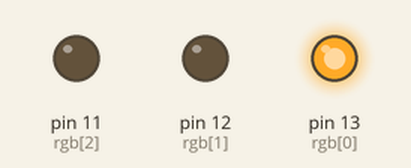
A sketch run on a simulated Arduino Uno, built with avr-gcc and run on an emulated ATmega328P. On the bench: output pins drawn as LEDs (lit = HIGH).

Above: at 0.5 s.
At 2.5 s:
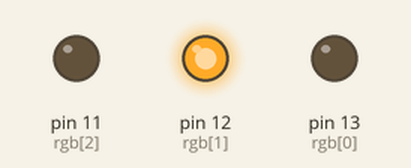
At 4.5 s:
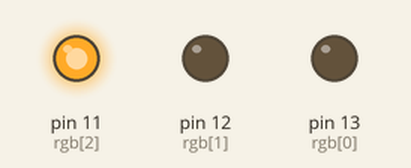
At 5.5 s:
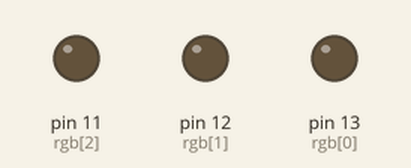
Timing chart, 0 to 7.8 s (numbered marks = the images above):
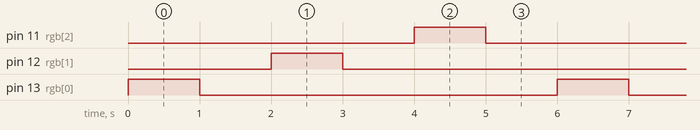

Measured:
- by itself, pin 11 (rgb[2]), pin 12 (rgb[1]), pin 13 (rgb[0]): alternates HIGH for 1.0 s and LOW for 5.0 s
- by itself, everything shown: repeats every 6.0 s, in 6 steps

The sketch:

_3_led_one_by_one.ino
```cpp
const int rgb[] = {
  13, 12, 11
};

boolean rgb_b[] = {
  0, 1, 1
};

void setup()
{
  for (int i = 0; i < 3; i++)
    pinMode(rgb[i], OUTPUT);
}

void loop()
{
  for (int i = 0; i < 3; i++)
  {
    digitalWrite(rgb[i], !digitalRead(rgb[i]));
    delay(1000);
    digitalWrite(rgb[i], !digitalRead(rgb[i]));
    delay(1000);
  }
}
```
